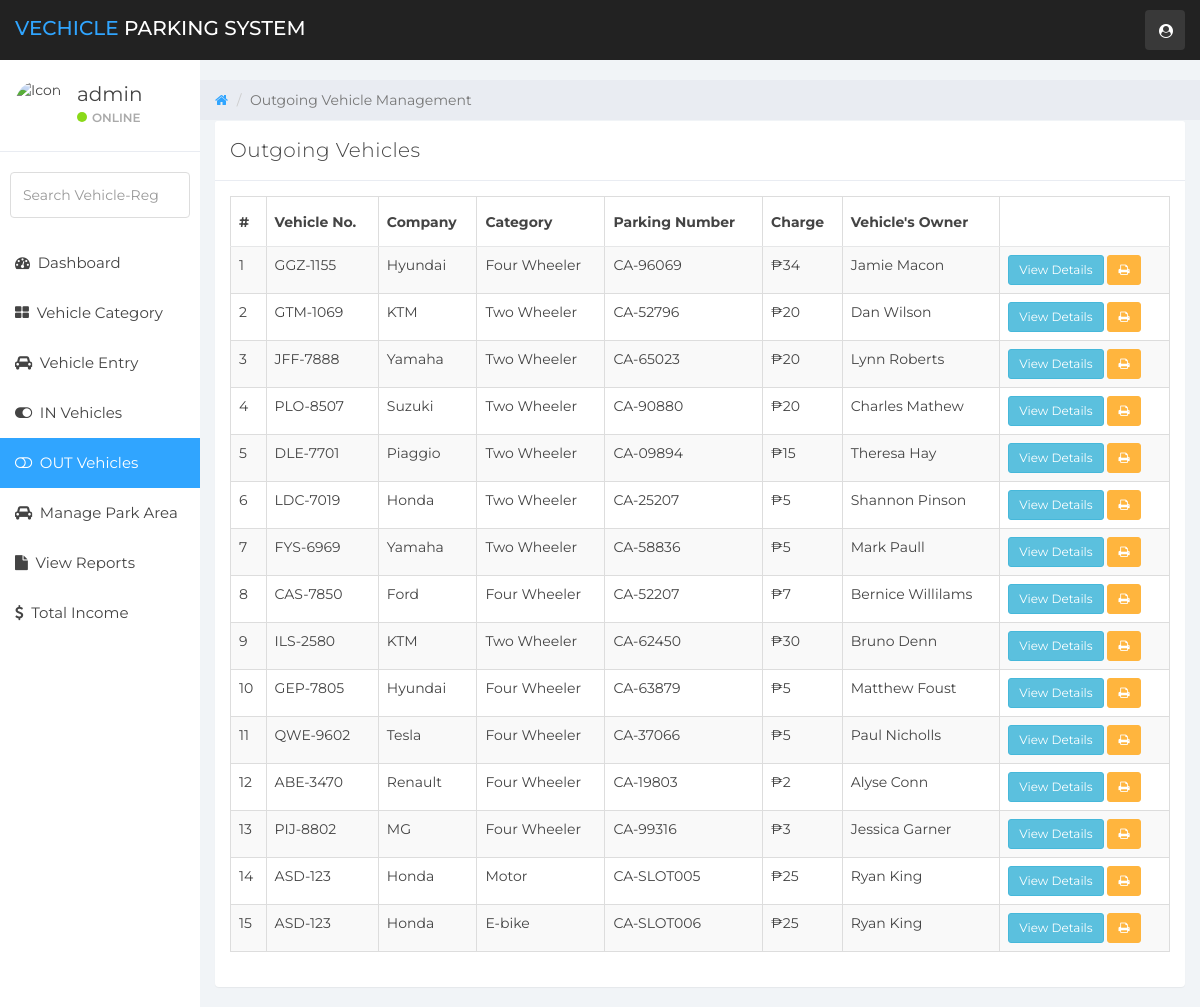
Page /out-vehicles.php (signed in) on the earlier database version.
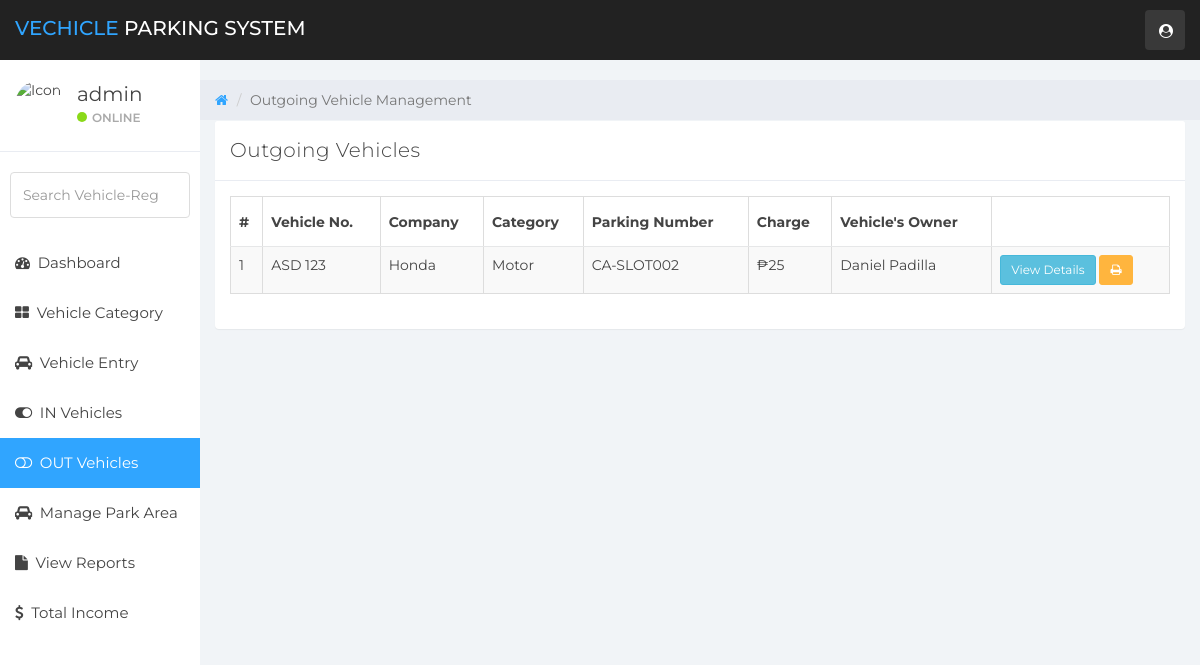
Same page on the later database version.
### tables this page shows
CREATE TABLE `vehicle_info` (
  `ID` int(10) NOT NULL,
  `area` varchar(20) NOT NULL,
  `slotid` varchar(120) DEFAULT NULL,
  `VehicleCategory` varchar(120) NOT NULL,
  `VehicleCompanyname` varchar(120) DEFAULT NULL,
  `RegistrationNumber` varchar(120) DEFAULT NULL,
  `OwnerName` varchar(120) DEFAULT NULL,
  `OwnerContactNumber` bigint(10) DEFAULT NULL,
  `InTime` timestamp NULL DEFAULT current_timestamp(),
  `OutTime` timestamp NULL DEFAULT NULL ON UPDATE current_timestamp(),
  `ParkingCharge` varchar(120) NOT NULL,
  `chargeStatus` varchar(50) NOT NULL,
  `Remark` mediumtext NOT NULL,
  `Status` varchar(5) NOT NULL
);

### out-vehicles.php (the view, shortened to what this page needs)
<?php
    if (strlen($_SESSION['vpmsaid']==0)) {
        header('location:logout.php');
        } else {
?>
<!DOCTYPE html>
<html>
<head>
	<link href="css/bootstrap.min.css" rel="stylesheet">
	<link href="css/font-awesome.min.css" rel="stylesheet">
    <link href="css/datatable.css" rel="stylesheet">
	<link href="css/datepicker3.css" rel="stylesheet">
	<link href="css/styles.css" rel="stylesheet">
</head>
<body>
        <?php include 'includes/navigation.php' ?>
		<?php
		include 'includes/sidebar.php'
		?>
	<div class="col-sm-9 col-sm-offset-3 col-lg-10 col-lg-offset-2 main">
		<div class="row">
			<ol class="breadcrumb">
				<li><a href="dashboard.php">
					<em class="fa fa-home"></em>
				</a></li>
				<li class="active">Outgoing Vehicle Management</li>
			</ol>
		</div>
		<div class="row">
			<div class="col-lg-12">
			</div>
		</div>
		<div class="row">
				<div class="col-lg-12">
					<div class="panel panel-default">
						<div class="panel-heading">Outgoing Vehicles</div>
						<div class="panel-body">
                        <table id="example" class="table table-striped table-hover table-bordered" style="width:100%">
        <thead>
            <tr>
                <th>#</th>
                <th>Vehicle No.</th>
                <th>Company</th>
                <th>Category</th>
                <th>Parking Number</th>
				<th>Charge</th>
                <th>Vehicle's Owner</th>
                <th></th>
            </tr>
        </thead>
        <tbody>
        <?php
        $ret=mysqli_query($con,"SELECT * from  vehicle_info where Status='Out'");
        $cnt=1;
        while ($row=mysqli_fetch_array($ret)) {
        ?>
            <tr>
            <td><?php echo $cnt;?></td>
            <td><?php  echo $row['RegistrationNumber'];?></td>
            <td><?php  echo $row['VehicleCompanyname'];?></td>
            <td><?php  echo $row['VehicleCategory'];?></td>
            <td><?php  echo 'CA-'.$row['slotid'];?></td>
			<td><?php  echo '₱'.$row['ParkingCharge'];?></td>
            <td><?php  echo $row['OwnerName'];?></td>
            <td><a href="outgoing-detail.php?updateid=<?php echo $row['ID'];?>"><button type="button" class="btn btn-sm btn-info">View Details</button></a>
            <a href="print-receipt.php?vid=<?php echo $row['ID'];?>"><button type="button" class="btn btn-sm btn-warning"> <i class="fa fa-print"></i></button>
            </td>
            </tr>
                <?php $cnt=$cnt+1;}?>
        </tbody>
    </table>
						</div>
					</div>
				</div>
</div>
	</div>
</body>
</html>
<?php }  ?>

Differences in the rows shown:
no longer on this page (row edited): vehicle_info: RegistrationNumber "GTM-1069", VehicleCompanyname "KTM", VehicleCategory "Two Wheeler", slotid "52796", ParkingCharge "20", OwnerName "Dan Wilson"
no longer on this page (row edited): vehicle_info: RegistrationNumber "JFF-7888", VehicleCompanyname "Yamaha", VehicleCategory "Two Wheeler", slotid "65023", ParkingCharge "20", OwnerName "Lynn Roberts"
no longer on this page (row edited): vehicle_info: RegistrationNumber "PLO-8507", VehicleCompanyname "Suzuki", VehicleCategory "Two Wheeler", slotid "90880", ParkingCharge "20", OwnerName "Charles Mathew"
no longer on this page (row edited): vehicle_info: RegistrationNumber "DLE-7701", VehicleCompanyname "Piaggio", VehicleCategory "Two Wheeler", slotid "09894", ParkingCharge "15", OwnerName "Theresa Hay"
removed vehicle_info: RegistrationNumber "LDC-7019", VehicleCompanyname "Honda", VehicleCategory "Two Wheeler", slotid "25207", ParkingCharge "5", OwnerName "Shannon Pinson"
removed vehicle_info: RegistrationNumber "FYS-6969", VehicleCompanyname "Yamaha", VehicleCategory "Two Wheeler", slotid "58836", ParkingCharge "5", OwnerName "Mark Paull"
removed vehicle_info: RegistrationNumber "CAS-7850", VehicleCompanyname "Ford", VehicleCategory "Four Wheeler", slotid "52207", ParkingCharge "7", OwnerName "Bernice Willilams"
removed vehicle_info: RegistrationNumber "ILS-2580", VehicleCompanyname "KTM", VehicleCategory "Two Wheeler", slotid "62450", ParkingCharge "30", OwnerName "Bruno Denn"
removed vehicle_info: RegistrationNumber "GEP-7805", VehicleCompanyname "Hyundai", VehicleCategory "Four Wheeler", slotid "63879", ParkingCharge "5", OwnerName "Matthew Foust"
removed vehicle_info: RegistrationNumber "QWE-9602", VehicleCompanyname "Tesla", VehicleCategory "Four Wheeler", slotid "37066", ParkingCharge "5", OwnerName "Paul Nicholls"
removed vehicle_info: RegistrationNumber "ABE-3470", VehicleCompanyname "Renault", VehicleCategory "Four Wheeler", slotid "19803", ParkingCharge "2", OwnerName "Alyse Conn"
removed vehicle_info: RegistrationNumber "PIJ-8802", VehicleCompanyname "MG", VehicleCategory "Four Wheeler", slotid "99316", ParkingCharge "3", OwnerName "Jessica Garner"
removed vehicle_info: RegistrationNumber "ASD-123", VehicleCompanyname "Honda", VehicleCategory "Motor", slotid "SLOT005", ParkingCharge "25", OwnerName "Ryan King"
removed vehicle_info: RegistrationNumber "ASD-123", VehicleCompanyname "Honda", VehicleCategory "E-bike", slotid "SLOT006", ParkingCharge "25", OwnerName "Ryan King"
changed vehicle_info: RegistrationNumber "GGZ-1155" → "ASD 123"; VehicleCompanyname "Hyundai" → "Honda"; VehicleCategory "Four Wheeler" → "Motor"; slotid "96069" → "SLOT002"; ParkingCharge "34" → "25"; OwnerName "Jamie Macon" → "Daniel Padilla"
